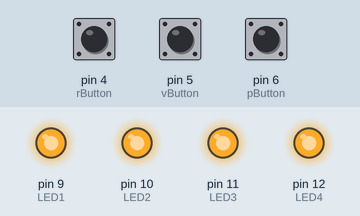
This sketch was run on a simulated Arduino Uno, built with avr-gcc and run on an emulated ATmega328P. On the bench: output pins drawn as LEDs (lit = HIGH). The inputs (shaded band) are chosen by the test bench; at power-on: pin 4 (rButton) LOW, pin 5 (vButton) LOW, pin 6 (pButton) LOW.

Above: at 0.1 s.
Timing chart, 0 to 1.6 s (numbered marks = the images above):
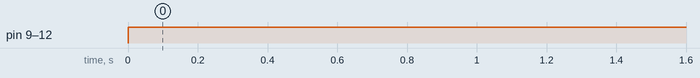

Measured:
- by itself, pin 9 (LED1), pin 10 (LED2), pin 11 (LED3), pin 12 (LED4): LOW → HIGH at 0.00 s

The sketch:

sketch_aug22a.ino
```cpp
int pButton = 6;
int vButton = 5;
int rButton = 4;

int pButtonvalue = 0;
int vButtonvalue = 0;
int rButtonvalue = 0;

int counter = 0;

int LED1 = 9;
int LED2 = 10;
int LED3 = 11;
int LED4 = 12;

void setup() {
pinMode(pButton, INPUT);
pinMode(vButton, INPUT);
pinMode(rButton, INPUT);

pinMode(LED1, OUTPUT);
pinMode(LED2, OUTPUT);
pinMode(LED3, OUTPUT);
pinMode(LED4, OUTPUT);
}

void loop() {

  pButtonvalue = digitalRead(pButton);
vButtonvalue = digitalRead(vButton);
rButtonvalue = digitalRead(rButton);


  if(rButtonvalue !=0)
  {counter = 0;}

  if(pButtonvalue !=0)
  {counter = counter +1;}

  if(counter = 1)
  {digitalWrite(LED1,HIGH);}
  if(counter = 2)
  {digitalWrite(LED1,HIGH);
    digitalWrite(LED2,HIGH);}
  if(counter = 3)
  {digitalWrite(LED1,HIGH);
    digitalWrite(LED2,HIGH);
    digitalWrite(LED3,HIGH);}
  if(counter = 4)
  {digitalWrite(LED1,HIGH);
    digitalWrite(LED2,HIGH);
    digitalWrite(LED3,HIGH);
    digitalWrite(LED4,HIGH);}

}
```
